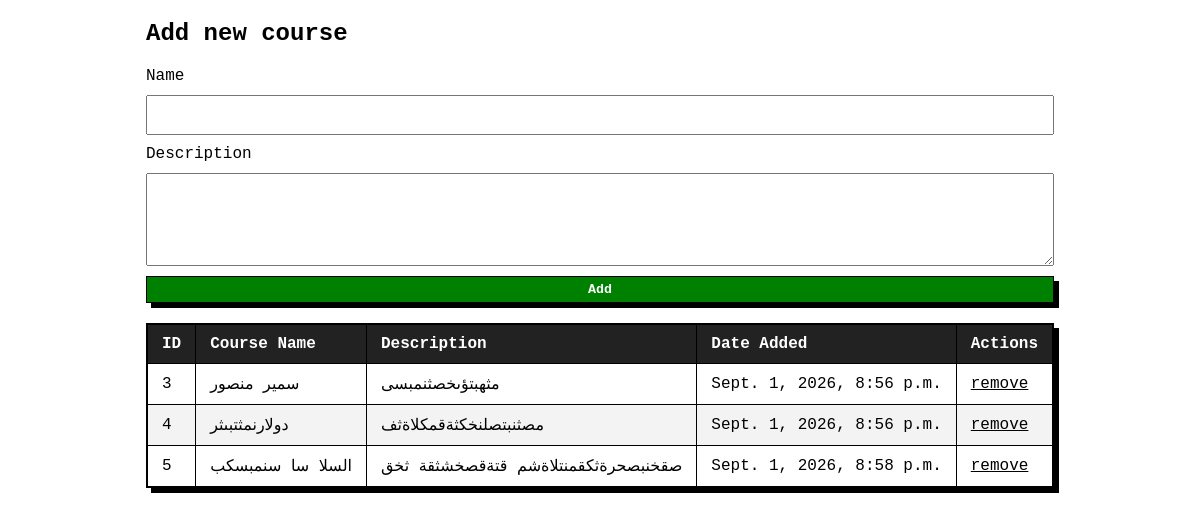
The page / on the database its author committed.
### courses_app/models.py (models this page shows)
class Course(models.Model):
    name = models.CharField(max_length=255, default=None)
    created_at = models.DateTimeField(auto_now_add=True)
    updated_at = models.DateTimeField(auto_now_add=True)
    objects = CourseManager()

class Discription(models.Model):
    course = models.OneToOneField(Course, related_name="description", on_delete=models.CASCADE)
    desc = models.CharField(max_length=255, default=None)
    created_at = models.DateTimeField(auto_now_add=True)
    updated_at = models.DateTimeField(auto_now_add=True)
    objects = DiscriptionManager()

### courses_app/views.py (the view)
# urls.py: path('', views.index, name='courses'),
def index(request):
    context = {
        "courses": Course.objects.all(),
    }
    print(context)
    return render(request,'index.html', context)

### courses_app/templates/index.html (shortened to what this page needs)
<!doctype html>
<html lang="en">
  <head>
    {% load static %}
    <link rel="stylesheet" href="{% static 'css/index.css' %}" />
  </head>
  <body>
    <div class="container">
      <h2>Add new course</h2>
      <form action="{% url 'courses.store' %}" method="POST">
        <label for="name">Name</label>
        <input type="text" name="name" id="name" />
        <label for="desc">Description</label>
        <textarea name="desc" id="desc" rows="5"></textarea>
        <button type="submit" class="btn">Add</button>
      </form>
      <table class="data-table">
        <thead>
          <th>ID</th>
          <th>Course Name</th>
          <th>Description</th>
          <th>Date Added</th>
          <th>Actions</th>
        </thead>
        <tbody>
          {% for course in courses %}
          <tr>
            <td>{{course.id}}</td>
            <td>{{course.name}}</td>
            <td>{{course.description.desc}}</td>
            <td>{{course.created_at}}</td>
            <td><a href="{% url 'courses.delete' course.id %}">remove</a></td>
          </tr>
          {% endfor %}
        </tbody>
      </table>
    </div>
  </body>
</html>

### courses_app/static/css/index.css (style rules this page uses)
* { padding: 0px; margin: 0px; font-family: "Courier New", Courier, monospace; }
body { display: flex; justify-content: center; align-items: center; }
.container { padding: 20px; display: flex; flex-direction: column; flex-wrap: wrap; align-items: start; justify-content: center; gap: 20px; }
.container > form { width: 100%; display: flex; flex-direction: column; flex-wrap: wrap; gap: 10px; }
.data-table { width: 100%; border-collapse: collapse; border: 2px solid #000; background-color: #fff; box-shadow: 5px 5px 0 #000; }
.data-table th, .data-table td { padding: 10px 14px; border: 1px solid #000; text-align: left; }
.data-table th { background-color: #222; color: #fff; }
.data-table tbody tr:nth-child(even) { background-color: #f3f3f3; }
.data-table a { color: #000; }
input { height: 20px; padding: 8px; }
textarea { padding: 8px; }
.btn { border: 1px solid #000; background-color: green; color: white; padding: 5px 10px; box-shadow: 5px 5px 0px 0px #000; cursor: pointer; font-weight: bold; }
a { color: #000; }

### rows shown on the page
Course: id "3", name "سمير منصور", description.desc "مثهبتؤىخصثنمبسى", created_at "Sept. 1, 2026, 8:56 p.m."
Course: id "4", name "دولارنمثتبىثر", description.desc "مصثنبتصلنخكثةقمكلاةثف", created_at "Sept. 1, 2026, 8:56 p.m."
Course: id "5", name "السلا سا سنمبسكب", description.desc "صقخنبصحرةثكقمنتلاةشم قتةقصخشثقة ثخق", created_at "Sept. 1, 2026, 8:58 p.m."
